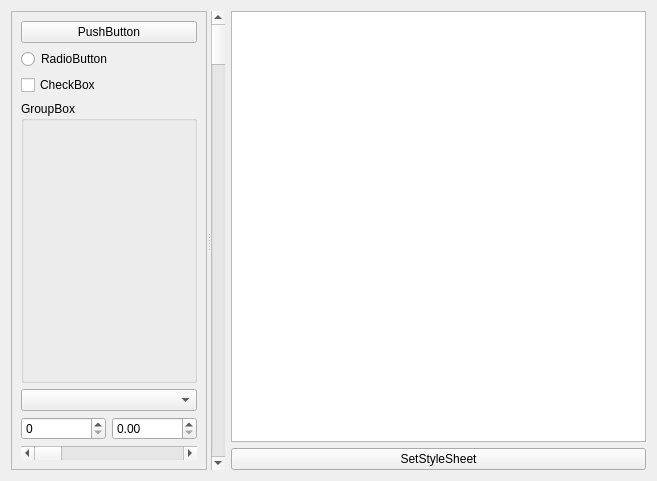
<?xml version="1.0" encoding="UTF-8"?>
<ui version="4.0">
 <class>STGuestUiStyleShow</class>
 <widget class="QWidget" name="STGuestUiStyleShow">
  <property name="geometry">
   <rect>
    <x>0</x>
    <y>0</y>
    <width>657</width>
    <height>481</height>
   </rect>
  </property>
    <layout class="QGridLayout" name="gridLayout_2">
    <item row="0" column="0">
        <widget class="QSplitter" name="splitter">
        <property name="orientation">
        <enum>Qt::Horizontal</enum>
        </property>
        <widget class="QScrollArea" name="scrollArea">
        <property name="widgetResizable">
        <bool>true</bool>
        </property>
        <widget class="QWidget" name="scrollAreaWidgetContents">
        <property name="geometry">
            <rect>
            <x>0</x>
            <y>0</y>
            <width>200</width>
            <height>398</height>
            </rect>
        </property>
        <layout class="QGridLayout" name="gridLayout">
            <item row="1" column="0">
            <widget class="QRadioButton" name="radioButton">
            <property name="text">
            <string>RadioButton</string>
            </property>
            </widget>
            </item>
            <item row="4" column="0">
            <widget class="QComboBox" name="comboBox"/>
            </item>
            <item row="6" column="0">
            <widget class="QScrollBar" name="horizontalScrollBar">
            <property name="orientation">
            <enum>Qt::Horizontal</enum>
            </property>
            </widget>
            </item>
            <item row="3" column="0">
            <widget class="QGroupBox" name="groupBox">
            <property name="title">
            <string>GroupBox</string>
            </property>
            </widget>
            </item>
            <item row="5" column="0">
            <layout class="QHBoxLayout" name="horizontalLayout_2">
            <item>
            <widget class="QSpinBox" name="spinBox"/>
            </item>
            <item>
            <widget class="QDoubleSpinBox" name="doubleSpinBox"/>
            </item>
            </layout>
            </item>
            <item row="0" column="0">
            <widget class="QPushButton" name="pushButton">
            <property name="text">
            <string>PushButton</string>
            </property>
            </widget>
            </item>
            <item row="2" column="0">
            <widget class="QCheckBox" name="checkBox">
            <property name="text">
            <string>CheckBox</string>
            </property>
            </widget>
            </item>
        </layout>
        </widget>
        </widget>
        <widget class="QWidget" name="horizontalLayoutWidget">
        <layout class="QHBoxLayout" name="horizontalLayout">
        <item>
            <widget class="QScrollBar" name="verticalScrollBar">
            <property name="sizePolicy">
            <sizepolicy hsizetype="Fixed" vsizetype="Expanding">
            <horstretch>0</horstretch>
            <verstretch>0</verstretch>
            </sizepolicy>
            </property>
            <property name="orientation">
            <enum>Qt::Vertical</enum>
            </property>
            </widget>
        </item>
        <item>
            <layout class="QVBoxLayout" name="verticalLayout">
            <item>
            <widget class="QTextEdit" name="textEdit">
            <property name="html">
                <string>&lt;!DOCTYPE HTML PUBLIC &quot;-//W3C//DTD HTML 4.0//EN&quot; &quot;http://www.w3.org/TR/REC-html40/strict.dtd&quot;&gt;
    &lt;html&gt;&lt;head&gt;&lt;meta name=&quot;qrichtext&quot; content=&quot;1&quot; /&gt;&lt;style type=&quot;text/css&quot;&gt;
    p, li { white-space: pre-wrap; }
    &lt;/style&gt;&lt;/head&gt;&lt;body style=&quot; font-family:'Noto Sans'; font-size:10pt; font-weight:400; font-style:normal;&quot;&gt;
    &lt;p style=&quot;-qt-paragraph-type:empty; margin-top:0px; margin-bottom:0px; margin-left:0px; margin-right:0px; -qt-block-indent:0; text-indent:0px;&quot;&gt;&lt;br /&gt;&lt;/p&gt;&lt;/body&gt;&lt;/html&gt;</string>
            </property>
            <property name="acceptRichText">
                <bool>false</bool>
            </property>
            </widget>
            </item>
            <item>
            <widget class="QPushButton" name="pushButton_2">
            <property name="text">
                <string>SetStyleSheet</string>
            </property>
            </widget>
            </item>
            </layout>
        </item>
        </layout>
        </widget>
        </widget>
    </item>
    </layout>
</widget>
</ui>
